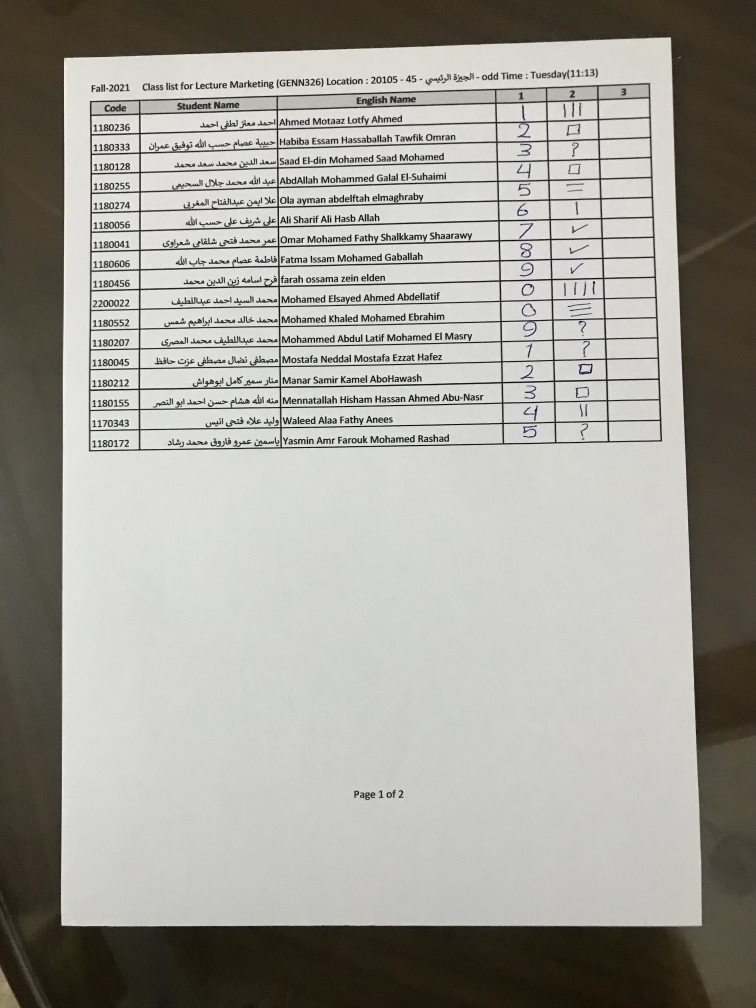
#> input picture Grades Sheet Model/Test Cases/1.jpg, 3024 x 4030 px (shown at 1/4 size)
$ python -i grid_data_extraction.py   (imports and definitions only)
#> lines starting #> are read from the running program, lines starting #| are printed output that depends on the picture; after the words box and inside, x2 and y2 are one past the last pixel; in counts of white or black regions, pixels touching at a corner belong together
#> further down, picture is the input picture: shape (4030, 3024, 3); mean B, G, R 152.8, 159.6, 161.2
#> in getIdFromImage, `img = cv2.resize(img, (128, 64))`:
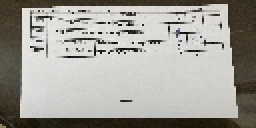
#> img: shape (64, 128, 3) (shown 2 times larger); mean of channels 0, 1, 2 153, 159.7, 161.4; drawn as B, G, R
import cv2
import joblib
import numpy as np
from utils import *
from PIL import Image
import pytesseract

svm_model_filename_digit = "Grades Sheet Model/svm_model_digits.joblib"
svm_model_filename_symbol = "Grades Sheet Model/svm_model_symbols.joblib"

# [2 lines not run here, left out]

pytesseract.pytesseract.tesseract_cmd = r'C:/Program Files/Tesseract-OCR/tesseract.exe'


def extract_hog_features(img, target_img_size=(32, 32)):
    if img is None or img.size == 0:
        return None
    img = cv2.resize(img, dsize=target_img_size)
    win_size = (32, 32)
    cell_size = (4, 4)
    block_size_in_cells = (2, 2)

    block_size = (block_size_in_cells[1] * cell_size[1],
                  block_size_in_cells[0] * cell_size[0])
    block_stride = (cell_size[1], cell_size[0])
    nbins = 9
    hog = cv2.HOGDescriptor(win_size, block_size,
                            block_stride, cell_size, nbins)
    h = hog.compute(img)
    h = h.flatten()
    return h.flatten()


def predict_digit(img, isOCRDigit=0):
    if isOCRDigit:
        _, img = cv2.threshold(img, 127, 255, cv2.THRESH_BINARY_INV)
        return pytesseract.image_to_string(
            img, config='--psm 10 --oem 3 -c tessedit_char_whitelist=0123456789')
    else:
        hog_features = extract_hog_features(img)
        if hog_features is None:
            return ""
        hog_features = hog_features.reshape(1, -1)
        prediction = loaded_svm_model_digit.predict(hog_features)
        return prediction[0]


def predict_symbol(img):
    hog_features = extract_hog_features(img)
    hog_features = hog_features.reshape(1, -1)
    prediction = loaded_svm_model_symbol.predict(hog_features)
    return prediction[0]


def segment(img):
    blurred = cv2.GaussianBlur(img, (5, 5), 0)
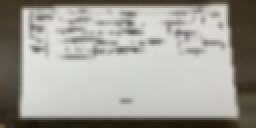
#> blurred: shape (64, 128, 3) (shown 2 times larger); mean of channels 0, 1, 2 153, 159.7, 161.4; drawn as B, G, R
    edged = cv2.Canny(blurred, 50, 200, 255)
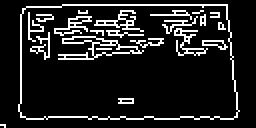
#> edged: shape (64, 128) (shown 2 times larger); 12.6% white in thin lines or dots
    contours, hierarchy = cv2.findContours(
        edged.copy(), cv2.RETR_EXTERNAL, cv2.CHAIN_APPROX_SIMPLE)
#> contours = 2 contours, 1 with area under 20; largest, box (x1, y1, x2, y2) and area: (9, 2, 120, 60) 5953
    contours = sorted(contours, key=lambda ctr: cv2.boundingRect(ctr))
    white_img_large_contours = np.zeros(
        img.shape, dtype=np.uint8)  # Fixed line
    dimensions_contours = []
    for contour in contours:
        (x, y, w, h) = cv2.boundingRect(contour)
        if w * h > 50:
            dimensions_contours.append((x, y, w, h))
            cv2.rectangle(white_img_large_contours, (x, y),
                          (x+w, y+h), (0, 0, 255), 3)
#> this loop made 2 passes
#> (contour, x, y, w, h) on pass 1: ([[0, 62], [1, 62], [2, 63], [2, 62]], 0, 62, 3, 2)
#> (x, y, w, h) on pass 2: (9, 2, 111, 58)
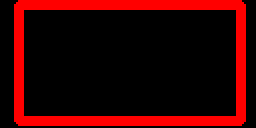
#> white_img_large_contours: shape (64, 128, 3) (shown 2 times larger); mean of channels 0, 1, 2 0, 0, 52.2; drawn as B, G, R
#> after the loop, dimensions_contours = [(9, 2, 111, 58)]
    return dimensions_contours, img


def getIdFromImage(img, isOCR=0):
    if isOCR:
        return pytesseract.image_to_string(img)
    else:
        img = cv2.resize(img, (128, 64))
        segmented_dimensions, filtered_img = segment(img)
#> segmented_dimensions = [(9, 2, 111, 58)]
        cropped_digits = []
        i = 0
        for dimension in segmented_dimensions:
            (x, y, w, h) = dimension
            cropped_digits.append(filtered_img[y-1:y+h+1, x-1:x+w+1])
            i += 1
#> this loop made 1 pass
#> (x, y, w, h, i) on pass 1: (9, 2, 111, 58, 1)
#> after the loop, cropped_digits = 1 item; i = 1
        predictions = []
        for img in cropped_digits:
            predictions.append(predict_digit(img))
#> this loop made 1 pass
#> pass 1, in extract_hog_features, `img = cv2.resize(img, dsize=target_img_size)`:
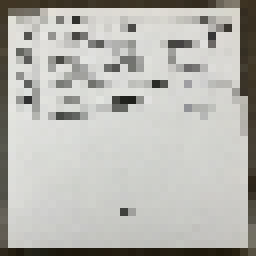
#> img: shape (32, 32, 3) (shown 8 times larger); mean of channels 0, 1, 2 176.8, 182.2, 182.8; drawn as B, G, R
#> after the loop, predictions = []
        predictedNumber = ""
        for number in predictions:
            predictedNumber += str(number)
        return predictedNumber


def string_to_value(s):
    if s == 'box':
        return 0
    elif s == 'correct':
        return 5
    elif s == 'empty':
        return -1
    elif s.startswith('horizontal') and s[10:].isdigit():
        return 5 - int(s[10:])
    elif s.startswith('vertical') and s[8:].isdigit():
        return int(s[8:])
    elif s == 'question':
        return -2
    else:
        return None


def extract_data_from_grid(grid=[], isOCRID=1, isOCRDigit=0):
    N = len(grid)
    M = len(grid[0])
    data = [["Code", "1", "2", "3"]]

    for x in range(N):
        row_data = []
        for y in range(M):
            if y == 0:
                row_data.append(getIdFromImage(grid[x][y], isOCRID))
            elif y == 1:
                row_data.append(predict_digit(grid[x][y], isOCRDigit))
            else:
                row_data.append(string_to_value(predict_symbol(grid[x][y])))
        data.append(row_data)

    return data

>>> import cv2
>>> picture = cv2.imread('Test Cases/1.jpg')
#> (the run stopped early here; a loop or call above may not have finished)

$ run again, on Grades Sheet Model/Test Cases/10.jpg
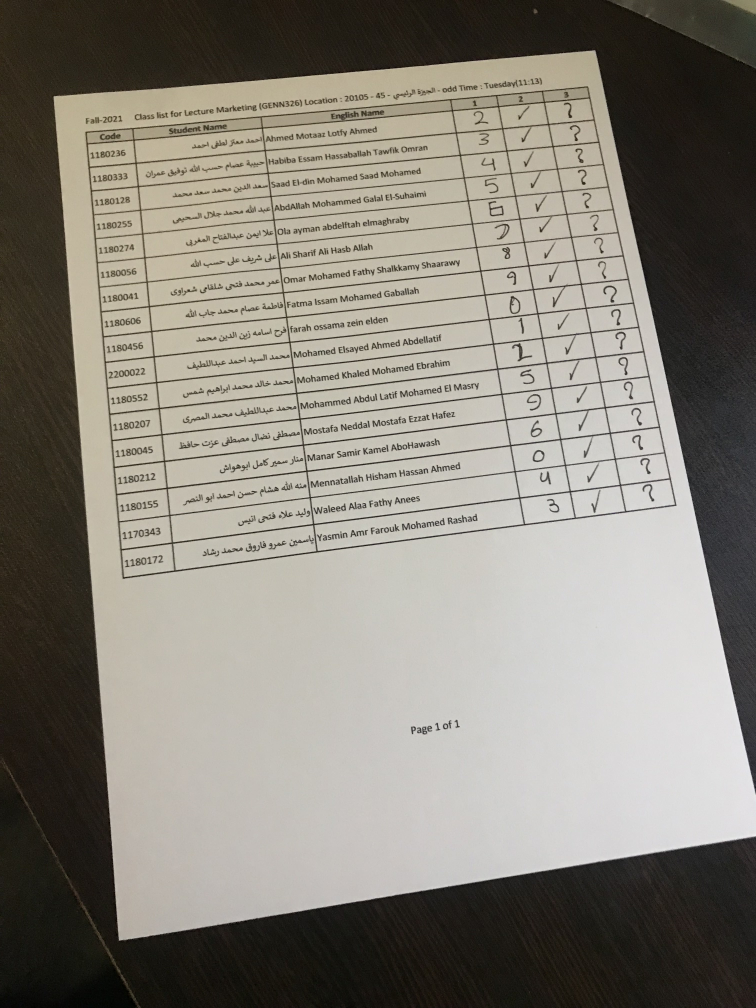
#> input picture Grades Sheet Model/Test Cases/10.jpg, 3024 x 4032 px (shown at 1/4 size)
#> picture is the input picture: shape (4032, 3024, 3); mean B, G, R 122, 131.3, 135.7
#> in segment, `edged = cv2.Canny(blurred, 50, 200, 255)`:
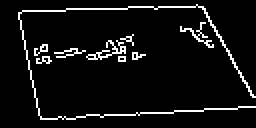
#> edged: shape (64, 128) (shown 2 times larger); 6.5% white in thin lines or dots, all inside (x1, y1, x2, y2) = (9, 2, 128, 60)
#> in segment, `contours, hierarchy = cv2.findContours( edged.copy(), cv2.RETR_EXTERNA..`: contours = 9 contours, 7 with area under 20; largest, box (x1, y1, x2, y2) and area: (43, 20, 63, 30) 25, (9, 2, 128, 60) 25
#> in segment, `contours = sorted(contours, key=lambda ctr: cv2.boundingRect(ctr))`: contours = 9 contours, 7 with area under 20; largest, box (x1, y1, x2, y2) and area: (9, 2, 128, 60) 25, (43, 20, 63, 30) 25
#> the loop in segment, `for contour in contours:` made 9 passes
#> (x, y, w, h) on passes 1, 2, 3, 4, 5, 7, 8, 9: (9, 2, 119, 58), (17, 22, 7, 6), (18, 28, 8, 4), (27, 24, 16, 5), (43, 20, 20, 10), (60, 17, 7, 6), (66, 26, 7, 4), (90, 11, 17, 13)
#> after the loop in segment, `for contour in contours:`: dimensions_contours = [(9, 2, 119, 58), (27, 24, 16, 5), (43, 20, 20, 10), (90, 11, 17, 13)]
#> segmented_dimensions has the same summary as dimensions_contours in segment
#> the loop in getIdFromImage, `for dimension in segmented_dimensions:` made 4 passes
#> after the loop in getIdFromImage, `for dimension in segmented_dimensions:`: cropped_digits = 4 items; i = 4
#> the loop in getIdFromImage, `for img in cropped_digits:` made 1 pass
#> pass 1, in extract_hog_features, `img = cv2.resize(img, dsize=target_img_size)`:
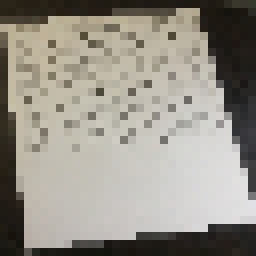
#> img: shape (32, 32, 3) (shown 8 times larger); mean of channels 0, 1, 2 136.4, 145.9, 150.2; drawn as B, G, R
#> after the loop in getIdFromImage, `for img in cropped_digits:`: predictions = []
